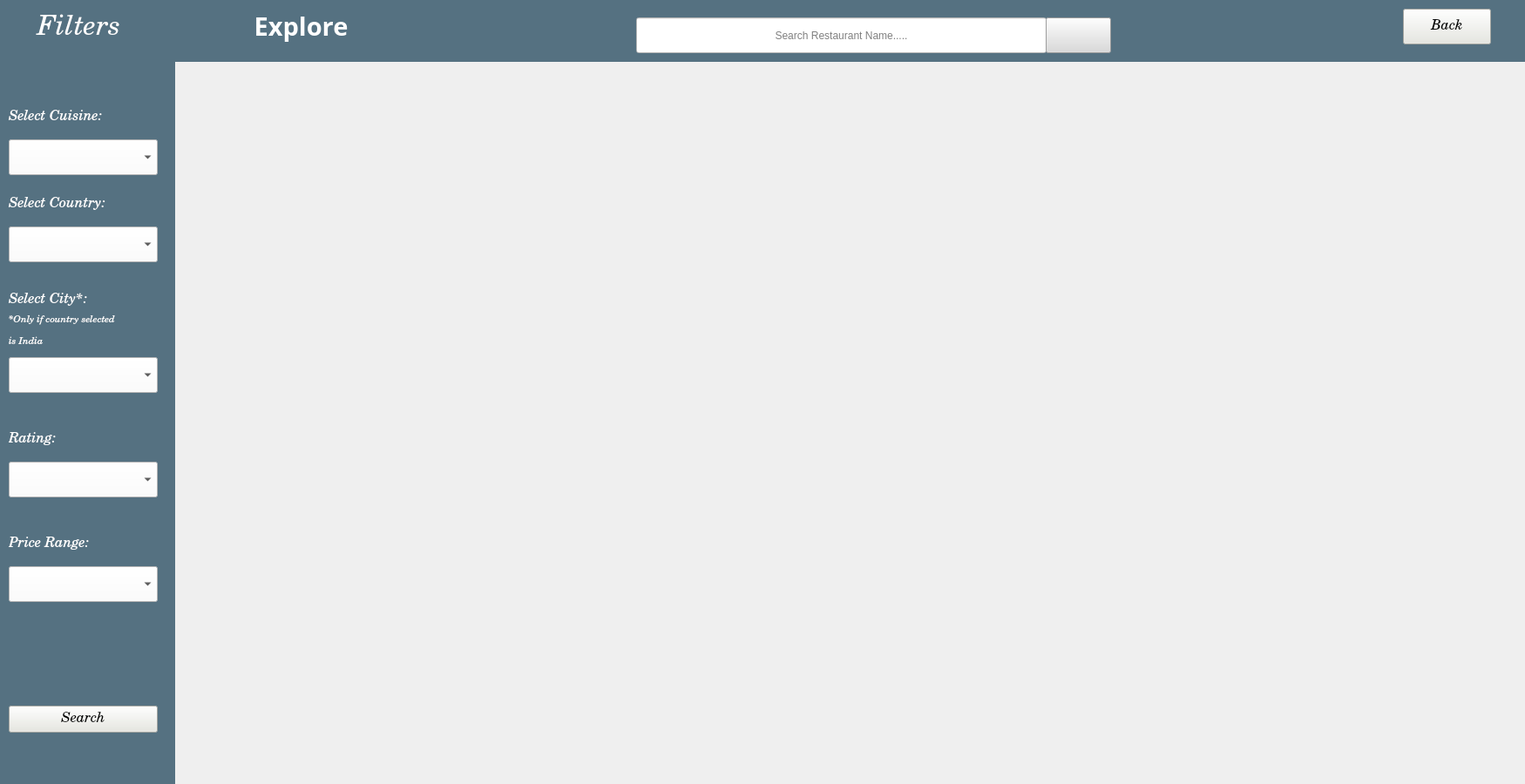
<?xml version="1.0" encoding="UTF-8"?>
<ui version="4.0">
 <class>Exploremainpg</class>
 <widget class="QMainWindow" name="Exploremainpg">
  <property name="geometry">
   <rect>
    <x>0</x>
    <y>0</y>
    <width>1750</width>
    <height>900</height>
   </rect>
  </property>
  <property name="minimumSize">
   <size>
    <width>1750</width>
    <height>900</height>
   </size>
  </property>
  <property name="maximumSize">
   <size>
    <width>1750</width>
    <height>900</height>
   </size>
  </property>
  <property name="windowTitle">
   <string>MainWindow</string>
  </property>
  <widget class="QWidget" name="centralwidget">
   <widget class="QWidget" name="mapwidget" native="true">
    <property name="geometry">
     <rect>
      <x>200</x>
      <y>70</y>
      <width>1551</width>
      <height>841</height>
     </rect>
    </property>
    <property name="layoutDirection">
     <enum>Qt::LeftToRight</enum>
    </property>
   </widget>
   <widget class="QWidget" name="Sidebar" native="true">
    <property name="geometry">
     <rect>
      <x>0</x>
      <y>0</y>
      <width>201</width>
      <height>901</height>
     </rect>
    </property>
    <property name="styleSheet">
     <string notr="true">background-color: rgb(213, 151, 137);
background-color: rgba(7, 50, 74, 170);</string>
    </property>
    <widget class="QComboBox" name="selectcity">
     <property name="geometry">
      <rect>
       <x>10</x>
       <y>410</y>
       <width>171</width>
       <height>41</height>
      </rect>
     </property>
     <property name="font">
      <font>
       <family>Century Schoolbook</family>
       <pointsize>12</pointsize>
       <bold>true</bold>
      </font>
     </property>
     <property name="autoFillBackground">
      <bool>false</bool>
     </property>
     <property name="styleSheet">
      <string notr="true">background-color: rgb(255, 255, 255);
gridline-color: rgb(255, 255, 255);
alternate-background-color: rgb(255, 255, 255);
border-color: rgb(255, 255, 255);
selection-color: rgb(255, 255, 255);
selection-background-color: rgb(255, 255, 255);</string>
     </property>
     <property name="placeholderText">
      <string/>
     </property>
    </widget>
    <widget class="QComboBox" name="Cuisineselect">
     <property name="geometry">
      <rect>
       <x>10</x>
       <y>160</y>
       <width>171</width>
       <height>41</height>
      </rect>
     </property>
     <property name="font">
      <font>
       <family>Century Schoolbook</family>
       <pointsize>12</pointsize>
       <bold>true</bold>
      </font>
     </property>
     <property name="styleSheet">
      <string notr="true">background-color: rgb(255, 255, 255);
alternate-background-color: rgb(255, 255, 255);

selection-background-color: rgb(0, 170, 255);</string>
     </property>
    </widget>
    <widget class="QLabel" name="label">
     <property name="geometry">
      <rect>
       <x>10</x>
       <y>120</y>
       <width>141</width>
       <height>31</height>
      </rect>
     </property>
     <property name="font">
      <font>
       <family>Century Schoolbook</family>
       <pointsize>12</pointsize>
       <italic>true</italic>
      </font>
     </property>
     <property name="styleSheet">
      <string notr="true">background-color: rgb(85, 113, 129);</string>
     </property>
     <property name="text">
      <string>&lt;html&gt;&lt;head/&gt;&lt;body&gt;&lt;p&gt;&lt;span style=&quot; color:#ffffff;&quot;&gt;Select Cuisine:&lt;/span&gt;&lt;/p&gt;&lt;/body&gt;&lt;/html&gt;</string>
     </property>
    </widget>
    <widget class="QPushButton" name="searchmap">
     <property name="geometry">
      <rect>
       <x>10</x>
       <y>810</y>
       <width>171</width>
       <height>31</height>
      </rect>
     </property>
     <property name="font">
      <font>
       <family>Century Schoolbook</family>
       <pointsize>12</pointsize>
       <italic>true</italic>
       <bold>false</bold>
      </font>
     </property>
     <property name="styleSheet">
      <string notr="true">background-color: rgb(231, 232, 225);</string>
     </property>
     <property name="text">
      <string>Search</string>
     </property>
    </widget>
    <widget class="QComboBox" name="Selectcountry">
     <property name="geometry">
      <rect>
       <x>10</x>
       <y>260</y>
       <width>171</width>
       <height>41</height>
      </rect>
     </property>
     <property name="font">
      <font>
       <family>Century Schoolbook</family>
       <pointsize>12</pointsize>
       <bold>true</bold>
      </font>
     </property>
     <property name="styleSheet">
      <string notr="true">background-color: rgb(255, 255, 255);
alternate-background-color: rgb(255, 255, 255);

selection-background-color: rgb(0, 170, 255);</string>
     </property>
    </widget>
    <widget class="QComboBox" name="Rating">
     <property name="geometry">
      <rect>
       <x>10</x>
       <y>530</y>
       <width>171</width>
       <height>41</height>
      </rect>
     </property>
     <property name="font">
      <font>
       <family>Century Schoolbook</family>
       <pointsize>12</pointsize>
       <bold>true</bold>
      </font>
     </property>
     <property name="styleSheet">
      <string notr="true">background-color: rgb(255, 255, 255);
alternate-background-color: rgb(255, 255, 255);

selection-background-color: rgb(0, 170, 255);</string>
     </property>
    </widget>
    <widget class="QComboBox" name="Pricerange">
     <property name="geometry">
      <rect>
       <x>10</x>
       <y>650</y>
       <width>171</width>
       <height>41</height>
      </rect>
     </property>
     <property name="font">
      <font>
       <family>Century Schoolbook</family>
       <pointsize>12</pointsize>
       <bold>true</bold>
      </font>
     </property>
     <property name="styleSheet">
      <string notr="true">background-color: rgb(255, 255, 255);
alternate-background-color: rgb(255, 255, 255);

selection-background-color: rgb(0, 170, 255);</string>
     </property>
    </widget>
    <widget class="QLabel" name="label_2">
     <property name="geometry">
      <rect>
       <x>10</x>
       <y>220</y>
       <width>141</width>
       <height>31</height>
      </rect>
     </property>
     <property name="font">
      <font>
       <family>Century Schoolbook</family>
       <pointsize>12</pointsize>
       <italic>true</italic>
      </font>
     </property>
     <property name="styleSheet">
      <string notr="true">background-color: rgb(85, 113, 129);</string>
     </property>
     <property name="text">
      <string>&lt;html&gt;&lt;head/&gt;&lt;body&gt;&lt;p&gt;&lt;span style=&quot; color:#ffffff;&quot;&gt;Select Country:&lt;/span&gt;&lt;/p&gt;&lt;/body&gt;&lt;/html&gt;</string>
     </property>
    </widget>
    <widget class="QLabel" name="label_6">
     <property name="geometry">
      <rect>
       <x>10</x>
       <y>330</y>
       <width>141</width>
       <height>31</height>
      </rect>
     </property>
     <property name="font">
      <font>
       <family>Century Schoolbook</family>
       <pointsize>12</pointsize>
       <italic>true</italic>
      </font>
     </property>
     <property name="styleSheet">
      <string notr="true">background-color: rgb(85, 113, 129);</string>
     </property>
     <property name="text">
      <string>&lt;html&gt;&lt;head/&gt;&lt;body&gt;&lt;p&gt;&lt;span style=&quot; color:#ffffff;&quot;&gt;Select City*:&lt;/span&gt;&lt;/p&gt;&lt;/body&gt;&lt;/html&gt;</string>
     </property>
    </widget>
    <widget class="QLabel" name="label_7">
     <property name="geometry">
      <rect>
       <x>10</x>
       <y>490</y>
       <width>141</width>
       <height>31</height>
      </rect>
     </property>
     <property name="font">
      <font>
       <family>Century Schoolbook</family>
       <pointsize>12</pointsize>
       <italic>true</italic>
      </font>
     </property>
     <property name="styleSheet">
      <string notr="true">background-color: rgb(85, 113, 129);</string>
     </property>
     <property name="text">
      <string>&lt;html&gt;&lt;head/&gt;&lt;body&gt;&lt;p&gt;&lt;span style=&quot; color:#ffffff;&quot;&gt;Rating:&lt;/span&gt;&lt;/p&gt;&lt;/body&gt;&lt;/html&gt;</string>
     </property>
    </widget>
    <widget class="QLabel" name="label_8">
     <property name="geometry">
      <rect>
       <x>10</x>
       <y>610</y>
       <width>141</width>
       <height>31</height>
      </rect>
     </property>
     <property name="font">
      <font>
       <family>Century Schoolbook</family>
       <pointsize>12</pointsize>
       <italic>true</italic>
      </font>
     </property>
     <property name="styleSheet">
      <string notr="true">background-color: rgb(85, 113, 129);</string>
     </property>
     <property name="text">
      <string>&lt;html&gt;&lt;head/&gt;&lt;body&gt;&lt;p&gt;&lt;span style=&quot; color:#ffffff;&quot;&gt;Price Range:&lt;/span&gt;&lt;/p&gt;&lt;/body&gt;&lt;/html&gt;</string>
     </property>
    </widget>
    <widget class="QLabel" name="label_9">
     <property name="geometry">
      <rect>
       <x>10</x>
       <y>360</y>
       <width>171</width>
       <height>41</height>
      </rect>
     </property>
     <property name="font">
      <font>
       <family>Century Schoolbook</family>
       <pointsize>12</pointsize>
       <italic>true</italic>
      </font>
     </property>
     <property name="styleSheet">
      <string notr="true">background-color: rgba(7, 50, 74, 170);
background-color: rgb(85, 113, 129);</string>
     </property>
     <property name="text">
      <string>&lt;html&gt;&lt;head/&gt;&lt;body&gt;&lt;p&gt;&lt;span style=&quot; font-size:8pt; color:#ffffff;&quot;&gt;*Only if country selected&lt;/span&gt;&lt;/p&gt;&lt;p&gt;&lt;span style=&quot; font-size:8pt; color:#ffffff;&quot;&gt;is India&lt;/span&gt;&lt;/p&gt;&lt;/body&gt;&lt;/html&gt;</string>
     </property>
    </widget>
    <widget class="QLabel" name="label_10">
     <property name="geometry">
      <rect>
       <x>30</x>
       <y>10</y>
       <width>121</width>
       <height>51</height>
      </rect>
     </property>
     <property name="font">
      <font>
       <family>Century Schoolbook</family>
       <pointsize>24</pointsize>
       <italic>true</italic>
      </font>
     </property>
     <property name="styleSheet">
      <string notr="true">background-color: rgba(7, 50, 74, 170);
background-color: rgb(85, 113, 129);</string>
     </property>
     <property name="text">
      <string>&lt;html&gt;&lt;head/&gt;&lt;body&gt;&lt;p align=&quot;center&quot;&gt;&lt;span style=&quot; color:#ffffff;&quot;&gt;Filters&lt;/span&gt;&lt;/p&gt;&lt;/body&gt;&lt;/html&gt;</string>
     </property>
    </widget>
    <widget class="QLabel" name="label_3">
     <property name="geometry">
      <rect>
       <x>160</x>
       <y>620</y>
       <width>21</width>
       <height>20</height>
      </rect>
     </property>
     <property name="toolTip">
      <string>&lt;html&gt;&lt;head/&gt;&lt;body&gt;&lt;p&gt;1-4: lowest to highest&lt;/p&gt;&lt;p&gt;priced restaurants&lt;/p&gt;&lt;/body&gt;&lt;/html&gt;</string>
     </property>
     <property name="styleSheet">
      <string notr="true">background-color: rgba(255, 255, 255, 0);</string>
     </property>
     <property name="text">
      <string/>
     </property>
     <property name="pixmap">
      <pixmap>infologo.png</pixmap>
     </property>
     <property name="scaledContents">
      <bool>true</bool>
     </property>
    </widget>
    <widget class="QLabel" name="label_11">
     <property name="geometry">
      <rect>
       <x>160</x>
       <y>500</y>
       <width>21</width>
       <height>20</height>
      </rect>
     </property>
     <property name="toolTip">
      <string>&lt;html&gt;&lt;head/&gt;&lt;body&gt;&lt;p&gt;1-5: lowest to highest&lt;/p&gt;&lt;p&gt;rated restaurants.&lt;/p&gt;&lt;/body&gt;&lt;/html&gt;</string>
     </property>
     <property name="styleSheet">
      <string notr="true">background-color: rgba(255, 255, 255, 0);</string>
     </property>
     <property name="text">
      <string/>
     </property>
     <property name="pixmap">
      <pixmap>infologo.png</pixmap>
     </property>
     <property name="scaledContents">
      <bool>true</bool>
     </property>
    </widget>
   </widget>
   <widget class="QWidget" name="widget" native="true">
    <property name="geometry">
     <rect>
      <x>200</x>
      <y>0</y>
      <width>1551</width>
      <height>71</height>
     </rect>
    </property>
    <property name="styleSheet">
     <string notr="true">background-color: rgb(213, 151, 137);
background-color: rgb(235, 235, 235);
background-color: rgba(7, 50, 74, 170);</string>
    </property>
    <widget class="QLineEdit" name="searchrestoname">
     <property name="geometry">
      <rect>
       <x>530</x>
       <y>20</y>
       <width>471</width>
       <height>41</height>
      </rect>
     </property>
     <property name="styleSheet">
      <string notr="true">alternate-background-color: rgb(255, 255, 255);
background-color: rgb(255, 255, 255);
gridline-color: rgb(255, 255, 255);</string>
     </property>
     <property name="alignment">
      <set>Qt::AlignCenter</set>
     </property>
     <property name="placeholderText">
      <string>Search Restaurant Name.....</string>
     </property>
    </widget>
    <widget class="QPushButton" name="srchrestoname">
     <property name="geometry">
      <rect>
       <x>1000</x>
       <y>20</y>
       <width>75</width>
       <height>41</height>
      </rect>
     </property>
     <property name="styleSheet">
      <string notr="true">background-color: rgb(218, 218, 218);</string>
     </property>
     <property name="text">
      <string/>
     </property>
     <property name="icon">
      <iconset>
       <normaloff>icons8-search-50.png</normaloff>icons8-search-50.png</iconset>
     </property>
    </widget>
    <widget class="QLabel" name="label_4">
     <property name="geometry">
      <rect>
       <x>70</x>
       <y>0</y>
       <width>151</width>
       <height>61</height>
      </rect>
     </property>
     <property name="font">
      <font>
       <family>Sitka Text Semibold</family>
       <pointsize>22</pointsize>
       <bold>true</bold>
      </font>
     </property>
     <property name="styleSheet">
      <string notr="true">background-color: rgb(85, 113, 129);</string>
     </property>
     <property name="text">
      <string>&lt;html&gt;&lt;head/&gt;&lt;body&gt;&lt;p align=&quot;center&quot;&gt;&lt;span style=&quot; color:#ffffff;&quot;&gt;Explore&lt;/span&gt;&lt;/p&gt;&lt;/body&gt;&lt;/html&gt;</string>
     </property>
    </widget>
    <widget class="QPushButton" name="Backbtnmap">
     <property name="geometry">
      <rect>
       <x>1410</x>
       <y>10</y>
       <width>101</width>
       <height>41</height>
      </rect>
     </property>
     <property name="font">
      <font>
       <family>Century Schoolbook</family>
       <pointsize>12</pointsize>
       <italic>true</italic>
      </font>
     </property>
     <property name="styleSheet">
      <string notr="true">background-color: rgb(231, 232, 225);</string>
     </property>
     <property name="text">
      <string>Back</string>
     </property>
    </widget>
    <widget class="QLabel" name="label_5">
     <property name="geometry">
      <rect>
       <x>0</x>
       <y>0</y>
       <width>81</width>
       <height>71</height>
      </rect>
     </property>
     <property name="font">
      <font>
       <family>Sitka Text Semibold</family>
       <pointsize>22</pointsize>
       <bold>true</bold>
      </font>
     </property>
     <property name="styleSheet">
      <string notr="true">background-color: rgb(85, 113, 129);</string>
     </property>
     <property name="text">
      <string/>
     </property>
     <property name="pixmap">
      <pixmap>location.png</pixmap>
     </property>
     <property name="scaledContents">
      <bool>true</bool>
     </property>
    </widget>
   </widget>
  </widget>
 </widget>
 <resources/>
 <connections/>
</ui>
